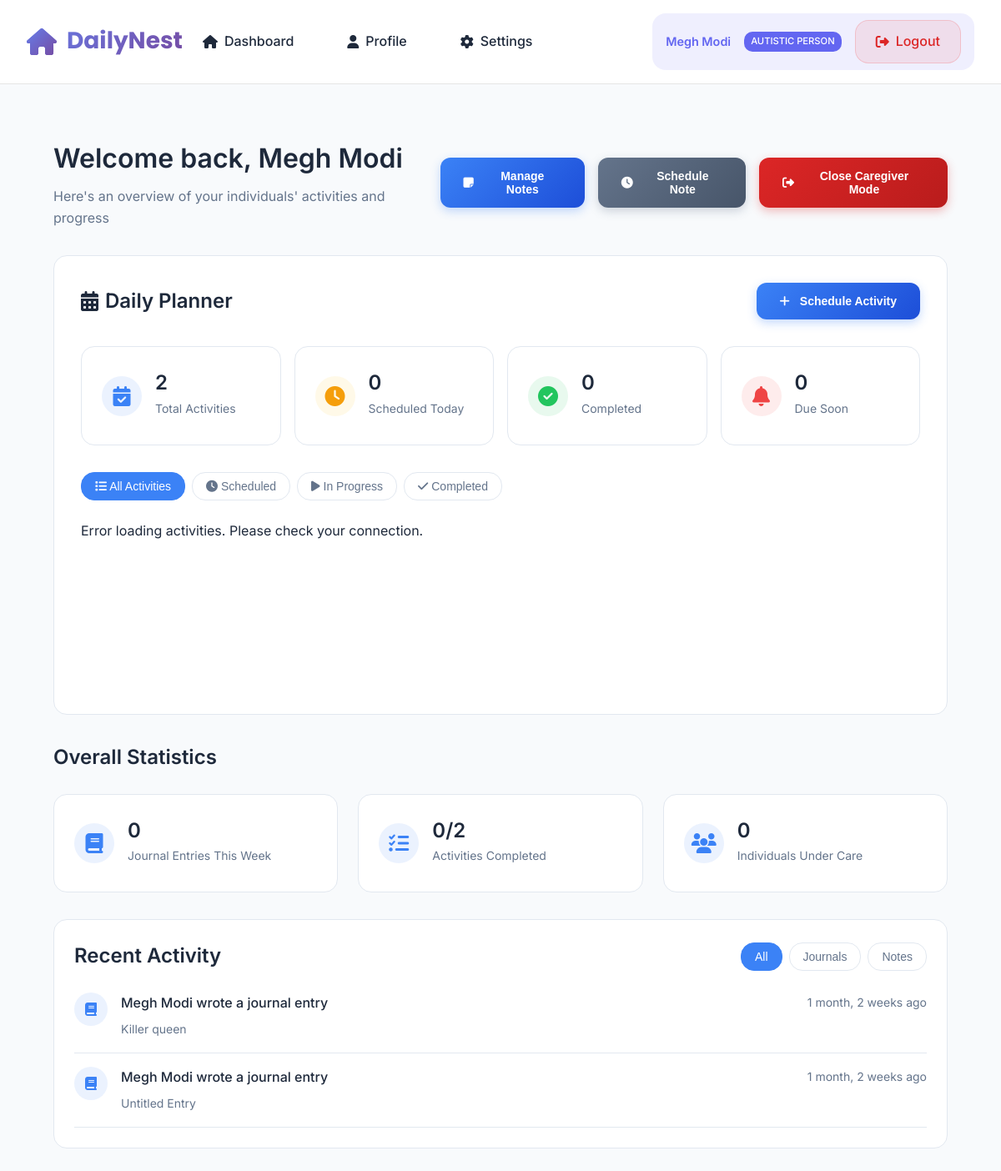
/caregiver-mode/dashboard/ (signed in), run on the app's committed database.
### DailyNest/models.py (models this page shows, shortened)
class CustomUser(AbstractUser):
    ROLE_CHOICES = [
        ('admin', 'Admin'),
        ('autistic_person', 'Autistic Person'),
    ]
    name = models.CharField(max_length=150, help_text="Full name of the user")
    email = models.EmailField(unique=True, help_text="Email address for login")
    role = models.CharField(max_length=20, choices=ROLE_CHOICES, default='autistic_person')
    created_at = models.DateTimeField(auto_now_add=True)
    is_email_verified = models.BooleanField(
        default=False,
        help_text="Whether the email has been verified"
    )
    email_verification_token = models.UUIDField(
        default=None,
        null=True,
        blank=True,
        editable=False,
        help_text="Token for email verification"
    )
    email_verification_sent_at = models.DateTimeField(
        null=True,
        blank=True,
        help_text="When the verification email was sent"
    )
    caregiver_pin = models.CharField(max_length=128, blank=True, null=True, help_text="6-digit PIN for caregiver mode access")
    caregiver_mode_enabled = models.BooleanField(default=False, help_text="Whether caregiver mode is set up")
    phone = models.CharField(max_length=20, blank=True, null=True, help_text="Phone number")
    date_of_birth = models.DateField(blank=True, null=True, help_text="Date of birth")
    address = models.TextField(blank=True, null=True, help_text="Home address")
    emergency_contact = models.CharField(max_length=150, blank=True, null=True, help_text="Emergency contact name")
    emergency_phone = models.CharField(max_length=20, blank=True, null=True, help_text="Emergency contact phone")
    bio = models.TextField(blank=True, null=True, help_text="Personal bio or notes")
    profile_picture = models.ImageField(upload_to='profile_pics/', blank=True, null=True, help_text="Profile picture")
    USERNAME_FIELD = 'email'
    REQUIRED_FIELDS = ['username', 'name']

class JournalEntry(models.Model):
    MOOD_CHOICES = [
        (1, 'Very Sad'),
        (2, 'Sad'),
        (3, 'Neutral'),
        (4, 'Happy'),
        (5, 'Very Happy'),
    ]
    user = models.ForeignKey(
        CustomUser,
        on_delete=models.CASCADE,
        related_name='journal_entries',
        limit_choices_to={'role': 'autistic_person'}
    )
    title = models.CharField(max_length=200, null=True, blank=True, help_text="Optional title for the journal entry")
    content = models.TextField(null=True, blank=True, help_text="Transcribed content from voice recording")
    audio_file = models.FileField(upload_to='journal_audio/', null=True, blank=True, help_text="Original voice recording")
    transcription_confidence = models.FloatField(null=True, blank=True, help_text="Confidence score from Whisper transcription")
    mood_rating = models.IntegerField(choices=MOOD_CHOICES, null=True, blank=True, help_text="Self-reported mood rating")
    word_count = models.IntegerField(default=0, help_text="Number of words in the entry")
    is_private = models.BooleanField(default=False, help_text="Hide from caregivers if true")
    created_at = models.DateTimeField(auto_now_add=True)
    updated_at = models.DateTimeField(auto_now=True)
    class Meta:
        ordering = ['-created_at']
        verbose_name = 'Journal Entry'
        verbose_name_plural = 'Journal Entries'

### DailyNest/views.py (the view, shortened to what this page needs)
# urls.py: path('caregiver-mode/dashboard/', views.caregiver_mode_dashboard, name='caregiver_mode_dashboard'),
@login_required
def caregiver_mode_dashboard(request):
    if not request.session.get('caregiver_mode'):
        return redirect('caregiver_mode_login')
    session_user_id = request.session.get('caregiver_mode_user_id')
    session_timestamp = request.session.get('caregiver_mode_timestamp')
    user = request.user
    recent_journals = JournalEntry.objects.filter(user=user).order_by('-created_at')[:10]
    recent_emotions = EmotionRecord.objects.filter(user=user).order_by('-timestamp')[:10]
    week_ago = timezone.now() - timedelta(days=7)
    weekly_emotions = EmotionRecord.objects.filter(
        user=user,
        timestamp__gte=week_ago
    ).order_by('-timestamp')
    today = timezone.now().date()
    end_date = today + timedelta(days=7)
    upcoming_activities = DailyPlannerActivity.objects.filter(
        assigned_to=user,
        scheduled_date__gte=today,
        scheduled_date__lte=end_date,
        status__in=['scheduled', 'in_progress']
    ).order_by('scheduled_date', 'scheduled_time')[:10]
    total_activities = DailyPlannerActivity.objects.filter(assigned_to=user).count()
    scheduled_today = DailyPlannerActivity.objects.filter(
        assigned_to=user,
        scheduled_date=today,
        status='scheduled'
    ).count()
    completed_activities = DailyPlannerActivity.objects.filter(
        assigned_to=user,
        status='completed'
    ).count()
    due_soon = DailyPlannerActivity.objects.filter(
        assigned_to=user,
        scheduled_date__lte=today + timedelta(days=1),
        scheduled_date__gte=today,
        status__in=['scheduled', 'in_progress']
    ).count()
    weekly_journals = JournalEntry.objects.filter(
        user=user,
        created_at__gte=week_ago
    ).count()
    try:
        from .models import CareRelationship
        individuals_count = CareRelationship.objects.filter(caregiver=user).count()
    except:
        individuals_count = 0
    recent_journal_entries = JournalEntry.objects.filter(user=user).order_by('-created_at')[:5]
    context = {
        'user': user,
        'recent_journals': recent_journals,
        'recent_emotions': recent_emotions,
        'weekly_emotions': weekly_emotions,
        'upcoming_activities': upcoming_activities,
        'today': today,
        'journal_count': JournalEntry.objects.filter(user=user).count(),
        'emotion_count': EmotionRecord.objects.filter(user=user).count(),
        'total_activities': total_activities,
        'scheduled_today': scheduled_today,
        'completed_activities': completed_activities,
        'due_soon': due_soon,
        'total_weekly_entries': weekly_journals,
        'total_notes_completed': 0,  # Will be updated when notes system is implemented
        'total_notes': 0,
        'individuals_count': individuals_count,
        'recent_journal_entries': recent_journal_entries,
    }
    return render(request, 'caregiver/dashboard.html', context)

### DailyNest/templates/caregiver/dashboard.html (shortened to what this page needs)
{% extends 'base.html' %}
{% load static %}
{% block content %}
<div class="dashboard-container">
    <div class="welcome-header">
        <div class="welcome-text">
            <h1>Welcome back, {{ request.user.name }}</h1>
            <p>Here's an overview of your individuals' activities and progress</p>
        </div>
        <div class="quick-actions">
            <button onclick="location.href='{% url 'caregiver_notes' %}'" class="btn-primary">
                <i class="fas fa-sticky-note"></i> Manage Notes
            </button>
            <button onclick="location.href='{% url 'schedule_note_view' %}'" class="btn-secondary">
                <i class="fas fa-clock"></i> Schedule Note
            </button>
            <button onclick="location.href='{% url 'caregiver_mode_logout' %}'" class="btn-danger">
                <i class="fas fa-sign-out-alt"></i> Close Caregiver Mode
            </button>
        </div>
    </div>
    <div class="daily-planner-section">
        <div class="section-header">
            <h2><i class="fas fa-calendar-alt"></i> Daily Planner</h2>
            <button onclick="openActivityModal()" class="btn-primary">
                <i class="fas fa-plus"></i> Schedule Activity
            </button>
        </div>
        <div class="activity-stats">
            <div class="stat-card">
                <div class="stat-icon activity-stat">
                    <i class="fas fa-calendar-check"></i>
                </div>
                <div class="stat-info">
                    <span class="stat-value" id="totalActivities">{{ total_activities|default:"0" }}</span>
                    <span class="stat-label">Total Activities</span>
                </div>
            </div>
            <div class="stat-card">
                <div class="stat-icon activity-stat scheduled">
                    <i class="fas fa-clock"></i>
                </div>
                <div class="stat-info">
                    <span class="stat-value" id="scheduledActivities">{{ scheduled_today|default:"0" }}</span>
                    <span class="stat-label">Scheduled Today</span>
                </div>
            </div>
            <div class="stat-card">
                <div class="stat-icon activity-stat completed">
                    <i class="fas fa-check-circle"></i>
                </div>
                <div class="stat-info">
                    <span class="stat-value" id="completedActivities">{{ completed_activities|default:"0" }}</span>
                    <span class="stat-label">Completed</span>
                </div>
            </div>
            <div class="stat-card">
                <div class="stat-icon activity-stat upcoming">
                    <i class="fas fa-bell"></i>
                </div>
                <div class="stat-info">
                    <span class="stat-value" id="upcomingActivities">{{ due_soon|default:"0" }}</span>
                    <span class="stat-label">Due Soon</span>
                </div>
            </div>
        </div>
        <div class="activity-filters">
            <button class="filter-btn active" data-status="all">
                <i class="fas fa-list"></i> All Activities
            </button>
            <button class="filter-btn" data-status="scheduled">
                <i class="fas fa-clock"></i> Scheduled
            </button>
            <button class="filter-btn" data-status="in_progress">
                <i class="fas fa-play"></i> In Progress
            </button>
            <button class="filter-btn" data-status="completed">
                <i class="fas fa-check"></i> Completed
            </button>
        </div>
        <div class="activities-container" id="activitiesContainer">
        </div>
    </div>
    <div class="statistics-container">
        <h2>Overall Statistics</h2>
        <div class="stats-summary">
            <div class="stat-card">
                <div class="stat-icon">
                    <i class="fas fa-book"></i>
                </div>
                <div class="stat-info">
                    <span class="stat-value">{{ total_weekly_entries|default:"0" }}</span>
                    <span class="stat-label">Journal Entries This Week</span>
                </div>
            </div>
            <div class="stat-card">
                <div class="stat-icon">
                    <i class="fas fa-tasks"></i>
                </div>
                <div class="stat-info">
                    <span class="stat-value">{{ completed_activities|default:"0" }}/{{ total_activities|default:"0" }}</span>
                    <span class="stat-label">Activities Completed</span>
                </div>
            </div>
            <div class="stat-card">
                <div class="stat-icon">
                    <i class="fas fa-users"></i>
                </div>
                <div class="stat-info">
                    <span class="stat-value">{{ individuals_count|default:"0" }}</span>
                    <span class="stat-label">Individuals Under Care</span>
                </div>
            </div>
        </div>
    </div>
    <div class="activity-feed">
        <div class="feed-header">
            <h2>Recent Activity</h2>
            <div class="feed-filters">
                <button class="filter-btn active" data-filter="all">All</button>
                <button class="filter-btn" data-filter="journal">Journals</button>
                <button class="filter-btn" data-filter="notes">Notes</button>
            </div>
        </div>
        {% if recent_journal_entries %}
        <div class="feed-content">
            {% for entry in recent_journal_entries %}
            <div class="feed-item" data-type="journal">
                <div class="feed-icon">
                    <i class="fas fa-book"></i>
                </div>
                <div class="feed-details">
                    <div class="feed-header">
                        <span class="feed-title">{{ entry.user.name }} wrote a journal entry</span>
                        <span class="feed-time">{{ entry.created_at|timesince }} ago</span>
                    </div>
                    <p class="feed-excerpt">{{ entry.title|default:"Untitled Entry" }}</p>
                </div>
            </div>
            {% endfor %}
        </div>
        {% else %}
        <div class="empty-feed">
            <p>No recent activity to show</p>
        </div>
        {% endif %}
    </div>
</div>
{% endblock %}

### DailyNest/templates/base.html (shortened to what this page needs)
{% load static %}
<!DOCTYPE html>
<html lang="en">
<head>
    <link rel="stylesheet" href="https://cdnjs.cloudflare.com/ajax/libs/font-awesome/6.4.0/css/all.min.css">
</head>
<body data-theme="light" data-font-size="medium" data-reduce-animations="false">
    <nav class="navbar">
        <a href="/" class="navbar-brand">
            <i class="fas fa-home"></i>
            DailyNest
        </a>
        <div class="navbar-links">
            {% if user.is_authenticated %}
                <a href="/" class="nav-link">
                    <i class="fas fa-home"></i>
                    <span>Dashboard</span>
                </a>
                <a href="{% url 'profile' %}" class="nav-link">
                    <i class="fas fa-user"></i>
                    <span>Profile</span>
                </a>
                <a href="{% url 'emotion_settings' %}" class="nav-link">
                    <i class="fas fa-cog"></i>
                    <span>Settings</span>
                </a>
                <div class="user-menu">
                    <span class="user-greeting">{{ user.name }}</span>
                    <div class="user-role-badge">{{ user.get_role_display }}</div>
                    <a href="{% url 'logout' %}" class="nav-link logout-link">
                        <i class="fas fa-sign-out-alt"></i>
                        <span>Logout</span>
                    </a>
                </div>
            {% endif %}
        </div>
    </nav>
    <main class="main-content">
        <div class="container">
            {% block content %}{% endblock %}
        </div>
    </main>
</body>
</html>

### data on the page
CustomUser: name "Megh Modi", role "AUTISTIC PERSON", user.name "Megh Modi"
JournalEntry: user.name "Megh Modi", created_at "1 month, 2 weeks", title "Killer queen"
JournalEntry: user.name "Megh Modi", created_at "1 month, 2 weeks", title "Untitled Entry"

### other printed values
{{ total_activities|default:"0" }} "2"
{{ scheduled_today|default:"0" }} "0"
{{ completed_activities|default:"0" }} "0"
{{ due_soon|default:"0" }} "0"
{{ total_weekly_entries|default:"0" }} "0"
{{ individuals_count|default:"0" }} "0"
